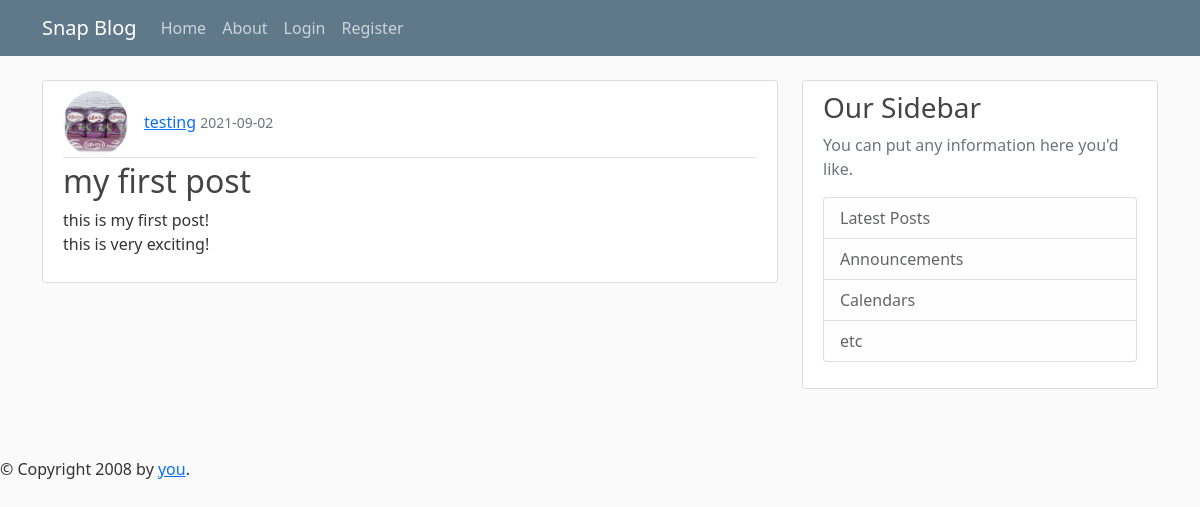
The app's page /post/1/ with its own data.
### snapApp/models.py (models this page shows, shortened)
class User(db.Model, UserMixin):
    id = db.Column(db.Integer, primary_key=True)
    username = db.Column(db.String(20), unique=True, nullable=False)
    email = db.Column(db.String(120), unique=True, nullable=False)
    image_file = db.Column(db.String(20), nullable=False, default='default.jpg')
    password = db.Column(db.String(60), nullable=False)
    posts = db.relationship('Post', backref='author', lazy=True)

class Post(db.Model):
    id = db.Column(db.Integer, primary_key=True)
    title = db.Column(db.String(100), nullable=False)
    date_posted = db.Column(db.DateTime, nullable=False, default=datetime.utcnow)
    content = db.Column(db.Text, nullable=False)
    user_id = db.Column(db.Integer, db.ForeignKey('user.id'), nullable=False)

### snapApp/posts/routes.py (the view)
@posts.route('/post/<int:post_id>/')
def post(post_id):
    post = Post.query.get_or_404(post_id)
    return render_template('post.html', title=post.title, post=post)

### snapApp/templates/post.html (shortened to what this page needs)
{% extends "base.html" %}
{% block content %}
        <article class="media content-section">
          <div class="media-body">
            <div class="article-metadata">
              <img class="rounded-circle article-img" src="{{ url_for('static', filename='img/' + post.author.image_file ) }}"><a class="mr-2" href="{{ url_for('users.user_posts', username=post.author.username) }}">{{ post.author.username }}</a>
              <small class="text-muted">{{ post.date_posted.strftime('%Y-%m-%d') }}</small>
            </div>
            <h2 class="article-title">{{ post.title }}</h2>
            <p class="article-content">{{ post.content }}</p>
          </div>
        </article>
{% endblock content %}

### snapApp/static/main.css (style rules this page uses)
body { background: #fafafa; color: #333333; margin-top: 5rem; }
h1, h2, h3, h4, h5, h6 { color: #444444; }
.content-section { background: #ffffff; padding: 10px 20px; border: 1px solid #dddddd; border-radius: 3px; margin-bottom: 20px; }
.article-title { color: #444444; }
.article-content { white-space: pre-line; }
.article-img { height: 65px; width: 65px; margin-right: 16px; }
.article-metadata { padding-bottom: 1px; margin-bottom: 4px; border-bottom: 1px solid #e3e3e3 }

### records on screen
User: image_file (picture), author.username "testing"
Post: date_posted "2021-09-02", title "my first post", content "this is my first post! this is very exciting!"
